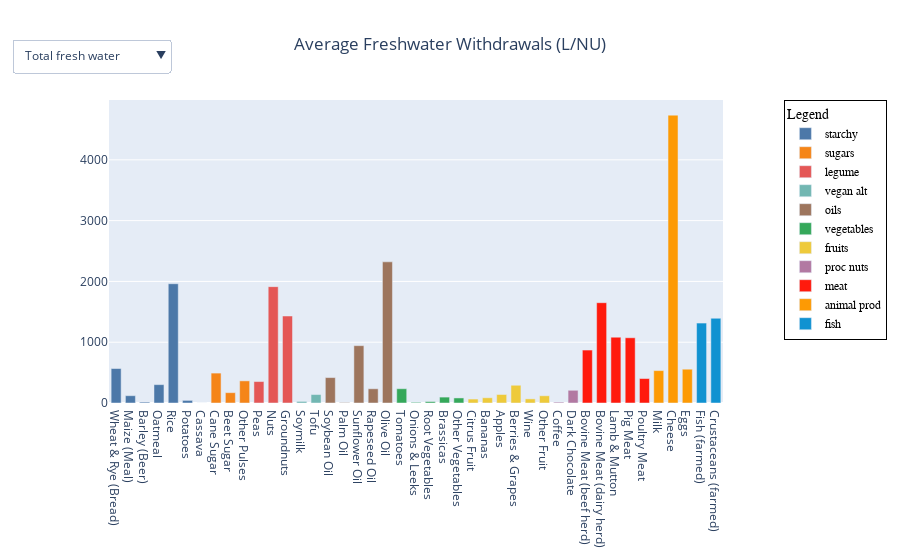

The cell this chart's notebook holds for it:
### Markdown cell above
In the previous section, we've observed that freshwater and stress-weighted water usage are not strongly correlated to the other environmental factors. Water usage is still an important factor, so let's explore the data and see which products are the 'thirstiest'.

### Code cell
df_land = pd.read_excel('dataset1.xls', sheet_name=2, skiprows=2,nrows=43)

names= ['starchy', 'sugars', 'legume', 'vegan alt', 'oils', 'vegetables', 'fruits','proc nuts', 'meat', 'animal prod', 'fish']
colors = standard_discrete
types = [
list(df_land['Product'][:7]),
list(df_land['Product'][7:10]),
list(df_land['Product'][10:13]),
list(df_land['Product'][13:15]),
list(df_land['Product'][15:20]),
list(df_land['Product'][20:25]),
list(df_land['Product'][25:31]),
list(df_land['Product'][31:33]),
list(df_land['Product'][33:38]),
list(df_land['Product'][38:41]),
list(df_land['Product'][41:])]
values = [
list(df_land['Total.2'][:7]),
list(df_land['Total.2'][7:10]),
list(df_land['Total.2'][10:13]),
list(df_land['Total.2'][13:15]),
list(df_land['Total.2'][15:20]),
list(df_land['Total.2'][20:25]),
list(df_land['Total.2'][25:31]),
list(df_land['Total.2'][31:33]),
list(df_land['Total.2'][33:38]),
list(df_land['Total.2'][38:41]),
list(df_land['Total.2'][41:])]
types1 = [
list(df_land['Product'][:7]),
list(df_land['Product'][7:10]),
list(df_land['Product'][10:13]),
list(df_land['Product'][13:15]),
list(df_land['Product'][15:20]),
list(df_land['Product'][20:25]),
list(df_land['Product'][25:31]),
list(df_land['Product'][31:33]),
list(df_land['Product'][33:38]),
list(df_land['Product'][38:41]),
list(df_land['Product'][41:])]
values1 = [
list(df_land['Total.3'][:7]),
list(df_land['Total.3'][7:10]),
list(df_land['Total.3'][10:13]),
list(df_land['Total.3'][13:15]),
list(df_land['Total.3'][15:20]),
list(df_land['Total.3'][20:25]),
list(df_land['Total.3'][25:31]),
list(df_land['Total.3'][31:33]),
list(df_land['Total.3'][33:38]),
list(df_land['Total.3'][38:41]),
list(df_land['Total.3'][41:])]

dairy_color = '#fd9a04'
seafood_color = '#1092d1'
trace1 = go.Bar(
    x=types[0],
    y=values[0],
    name=names[0],
    marker=dict(color=colors[0]),
    width=0.7
)
trace2 = go.Bar(
    x=types[1],
    y=values[1],
    name=names[1],
    marker=dict(color=colors[1]),
    width=0.7
)
trace3 = go.Bar(
    x=types[2],
    y=values[2],
    name=names[2],
    marker=dict(color=colors[2]),
    width=0.7
)
trace4 = go.Bar(
    x=types[3],
    y=values[3],
    name=names[3],
    marker=dict(color=colors[3]),
    width=0.7
)
trace5 = go.Bar(
    x=types[4],
    y=values[4],
    name=names[4],
    marker=dict(color=colors[8]),
    width=0.7
)
trace6 = go.Bar(
    x=types[5],
    y=values[5],
    name=names[5],
    marker=dict(color=crop_color),
    width=0.7
)
trace7 = go.Bar(
    x=types[6],
    y=values[6],
    name=names[6],
    marker=dict(color=colors[5]),
    width=0.7
)
trace8 = go.Bar(
    x=types[7],
    y=values[7],
    name=names[7],
    marker=dict(color=colors[6]),
    width=0.7
)
trace9 = go.Bar(
    x=types[8],
    y=values[8],
    name=names[8],
    marker=dict(color=meat_color),
    width=0.7
)
trace10 = go.Bar(
    x=types[9],
    y=values[9],
    name=names[9],
    marker=dict(color=dairy_color),
    width=0.7
)
trace11 = go.Bar(
    x=types[10],
    y=values[10],
    name=names[10],
    marker=dict(color=seafood_color),
    width=0.7
)
trace12 = go.Bar(
    x=types1[0],
    y=values1[0],
    name=names[0],
    marker=dict(color=colors[0]),
    width=0.7,
    visible=False  
)

trace13 = go.Bar(
    x=types1[1],
    y=values1[1],
    name=names[1],
    marker=dict(color=colors[1]),
    width=0.7,
    visible=False  
)

trace14 = go.Bar(
    x=types1[2],
    y=values1[2],
    name=names[2],
    marker=dict(color=colors[2]),
    width=0.7,
    visible=False  
)

trace15 = go.Bar(
    x=types1[3],
    y=values1[3],
    name=names[3],
    marker=dict(color=colors[3]),
    width=0.7,
    visible=False  
)

trace16 = go.Bar(
    x=types1[4],
    y=values1[4],
    name=names[4],
    marker=dict(color=colors[8]),
    width=0.7,
    visible=False  
)

trace17 = go.Bar(
    x=types1[5],
    y=values1[5],
    name=names[5],
    marker=dict(color=crop_color),
    width=0.7,
    visible=False  
)

trace18 = go.Bar(
    x=types1[6],
    y=values1[6],
    name=names[6],
    marker=dict(color=colors[5]),
    width=0.7,
    visible=False  
)

trace19 = go.Bar(
    x=types1[7],
    y=values1[7],
    name=names[7],
    marker=dict(color=colors[6]),
    width=0.7,
    visible=False  
)

trace20 = go.Bar(
    x=types1[8],
    y=values1[8],
    name=names[8],
    marker=dict(color=meat_color),
    width=0.7,
    visible=False  
)

trace21 = go.Bar(
    x=types1[9],
    y=values1[9],
    name=names[9],
    marker=dict(color=dairy_color),
    width=0.7,
    visible=False  
)

trace22 = go.Bar(
    x=types1[10],
    y=values1[10],
    name=names[10],
    marker=dict(color=seafood_color),
    width=0.7,
    visible=False  
)

update_menus = [
    dict(
        buttons=[
            dict(
                label="Total fresh water",
                method="update",
                args=[
                    {"visible": [True] * 11 + [False] * 11},
                    {'title.text': 'Total Freshwater Usage (L)'}
                ]
            ),
            dict(
                label="Liters per Fixture unit",
                method="update",
                args=[
                    {"visible": [False] * 11 + [True] * 11},
                    {'title.text': 'Total stresswater usage(L/eq)'}
                ]
            )
        ],
        active=0,
        y=1.2,
        x=0.1
    )
]

layout1 = go.Layout(
    title='Average Freshwater Withdrawals (L/NU)', 
    title_x=0.5,
    barmode='group',
    legend=dict(
        title='Legend',
        x=1.1,
        y=1.0,
        bgcolor='rgba(255, 255, 255, 0.7)',
        bordercolor='black',
        borderwidth=1,
        font=dict(
            family='Arial',
            size=12,
            color='black'
        )
    ),
    updatemenus=update_menus, 
    
)
data = [trace1, trace2, trace3, trace4, trace5, trace6, trace7, trace8, trace9, trace10, trace11,
          trace12, trace13, trace14, trace15, trace16, trace17, trace18, trace19, trace20, trace21, trace22]
fig = go.Figure(data=data, layout=layout1)
fig.show()

### Figure 1 — Plotly figure (JSON) as saved in the notebook; plotly's stock layout.template omitted (floating-point values rounded to 4 significant figures)
{"data": [{"marker": {"color": "#4C78A8"}, "name": "starchy", "type": "bar", "width": 0.7, "x": ["Wheat & Rye (Bread)", "Maize (Meal)", "Barley (Beer)", "Oatmeal", "Rice", "Potatoes", "Cassava"], "y": [567, 120, 15, 302, 1962, 43, 0]}, {"marker": {"color": "#F58518"}, "name": "sugars", "type": "bar", "width": 0.7, "x": ["Cane Sugar", "Beet Sugar", "Other Pulses"], "y": [492, 170, 364]}, {"marker": {"color": "#E45756"}, "name": "legume", "type": "bar", "width": 0.7, "x": ["Peas", "Nuts", "Groundnuts"], "y": [353, 1914, 1431]}, {"marker": {"color": "#72B7B2"}, "name": "vegan alt", "type": "bar", "width": 0.7, "x": ["Soymilk", "Tofu"], "y": [26, 139]}, {"marker": {"color": "#9D755D"}, "name": "oils", "type": "bar", "width": 0.7, "x": ["Soybean Oil", "Palm Oil", "Sunflower Oil", "Rapeseed Oil", "Olive Oil"], "y": [418, 7, 943, 234, 2322]}, {"marker": {"color": "#35A85A"}, "name": "vegetables", "type": "bar", "width": 0.7, "x": ["Tomatoes", "Onions & Leeks", "Root Vegetables", "Brassicas", "Other Vegetables"], "y": [235, 11, 23, 97, 83]}, {"marker": {"color": "#EECA3B"}, "name": "fruits", "type": "bar", "width": 0.7, "x": ["Citrus Fruit", "Bananas", "Apples", "Berries & Grapes", "Wine", "Other Fruit"], "y": [65, 86, 140, 292, 68, 119]}, {"marker": {"color": "#B279A2"}, "name": "proc nuts", "type": "bar", "width": 0.7, "x": ["Coffee", "Dark Chocolate"], "y": [14, 209]}, {"marker": {"color": "#ff1a0d"}, "name": "meat", "type": "bar", "width": 0.7, "x": ["Bovine Meat (beef herd)", "Bovine Meat (dairy herd)", "Lamb & Mutton", "Pig Meat", "Poultry Meat"], "y": [871, 1650, 1082, 1073, 402]}, {"marker": {"color": "#fd9a04"}, "name": "animal prod", "type": "bar", "width": 0.7, "x": ["Milk", "Cheese", "Eggs"], "y": [533, 4735, 556]}, {"marker": {"color": "#1092d1"}, "name": "fish", "type": "bar", "width": 0.7, "x": ["Fish (farmed)", "Crustaceans (farmed)"], "y": [1315, 1394]}, {"marker": {"color": "#4C78A8"}, "name": "starchy", "type": "bar", "visible": false, "width": 0.7, "x": ["Wheat & Rye (Bread)", "Maize (Meal)", "Barley (Beer)", "Oatmeal", "Rice", "Potatoes", "Cassava"], "y": [28918, 6007, 604, 11774, 43275, 2027, 0]}, {"marker": {"color": "#F58518"}, "name": "sugars", "type": "bar", "visible": false, "width": 0.7, "x": ["Cane Sugar", "Beet Sugar", "Other Pulses"], "y": [13096, 7413, 18670]}, {"marker": {"color": "#E45756"}, "name": "legume", "type": "bar", "visible": false, "width": 0.7, "x": ["Peas", "Nuts", "Groundnuts"], "y": [24856, 106382, 48147]}, {"marker": {"color": "#72B7B2"}, "name": "vegan alt", "type": "bar", "visible": false, "width": 0.7, "x": ["Soymilk", "Tofu"], "y": [894, 4785]}, {"marker": {"color": "#9D755D"}, "name": "oils", "type": "bar", "visible": false, "width": 0.7, "x": ["Soybean Oil", "Palm Oil", "Sunflower Oil", "Rapeseed Oil", "Olive Oil"], "y": [15039, 37, 34064, 10412, 192719]}, {"marker": {"color": "#35A85A"}, "name": "vegetables", "type": "bar", "visible": false, "width": 0.7, "x": ["Tomatoes", "Onions & Leeks", "Root Vegetables", "Brassicas", "Other Vegetables"], "y": [4013, 746, 776, 6878, 3958]}, {"marker": {"color": "#EECA3B"}, "name": "fruits", "type": "bar", "visible": false, "width": 0.7, "x": ["Citrus Fruit", "Bananas", "Apples", "Berries & Grapes", "Wine", "Other Fruit"], "y": [3678, 491, 10007, 15180, 1003, 7771]}, {"marker": {"color": "#B279A2"}, "name": "proc nuts", "type": "bar", "visible": false, "width": 0.7, "x": ["Coffee", "Dark Chocolate"], "y": [182, 1097]}, {"marker": {"color": "#ff1a0d"}, "name": "meat", "type": "bar", "visible": false, "width": 0.7, "x": ["Bovine Meat (beef herd)", "Bovine Meat (dairy herd)", "Lamb & Mutton", "Pig Meat", "Poultry Meat"], "y": [21163, 75339, 85193, 40028, 8828]}, {"marker": {"color": "#fd9a04"}, "name": "animal prod", "type": "bar", "visible": false, "width": 0.7, "x": ["Milk", "Cheese", "Eggs"], "y": [16951, 155464, 17315]}, {"marker": {"color": "#1092d1"}, "name": "fish", "type": "bar", "visible": false, "width": 0.7, "x": ["Fish (farmed)", "Crustaceans (farmed)"], "y": [13691, 50685]}], "layout": {"barmode": "group", "legend": {"bgcolor": "rgba(255, 255, 255, 0.7)", "bordercolor": "black", "borderwidth": 1, "font": {"color": "black", "family": "Arial", "size": 12}, "title": {"text": "Legend"}, "x": 1.1, "y": 1}, "title": {"text": "Average Freshwater Withdrawals (L/NU)", "x": 0.5}, "updatemenus": [{"active": 0, "buttons": [{"args": [{"visible": [true, true, true, true, true, true, true, true, true, true, true, false, false, false, false, false, false, false, false, false, false, false]}, {"title.text": "Total Freshwater Usage (L)"}], "label": "Total fresh water", "method": "update"}, {"args": [{"visible": [false, false, false, false, false, false, false, false, false, false, false, true, true, true, true, true, true, true, true, true, true, true]}, {"title.text": "Total stresswater usage(L/eq)"}], "label": "Liters per Fixture unit", "method": "update"}], "x": 0.1, "y": 1.2}]}}
